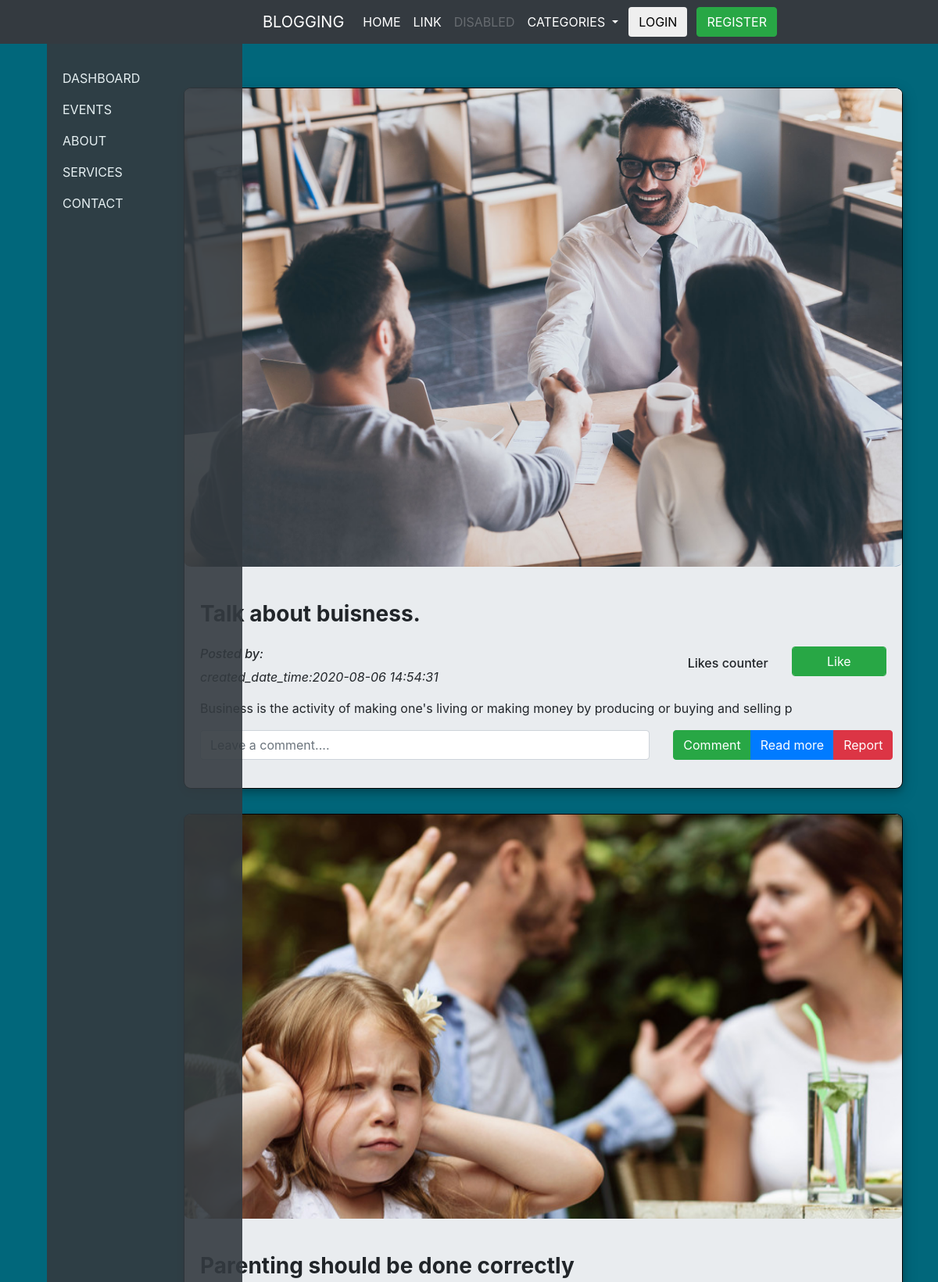
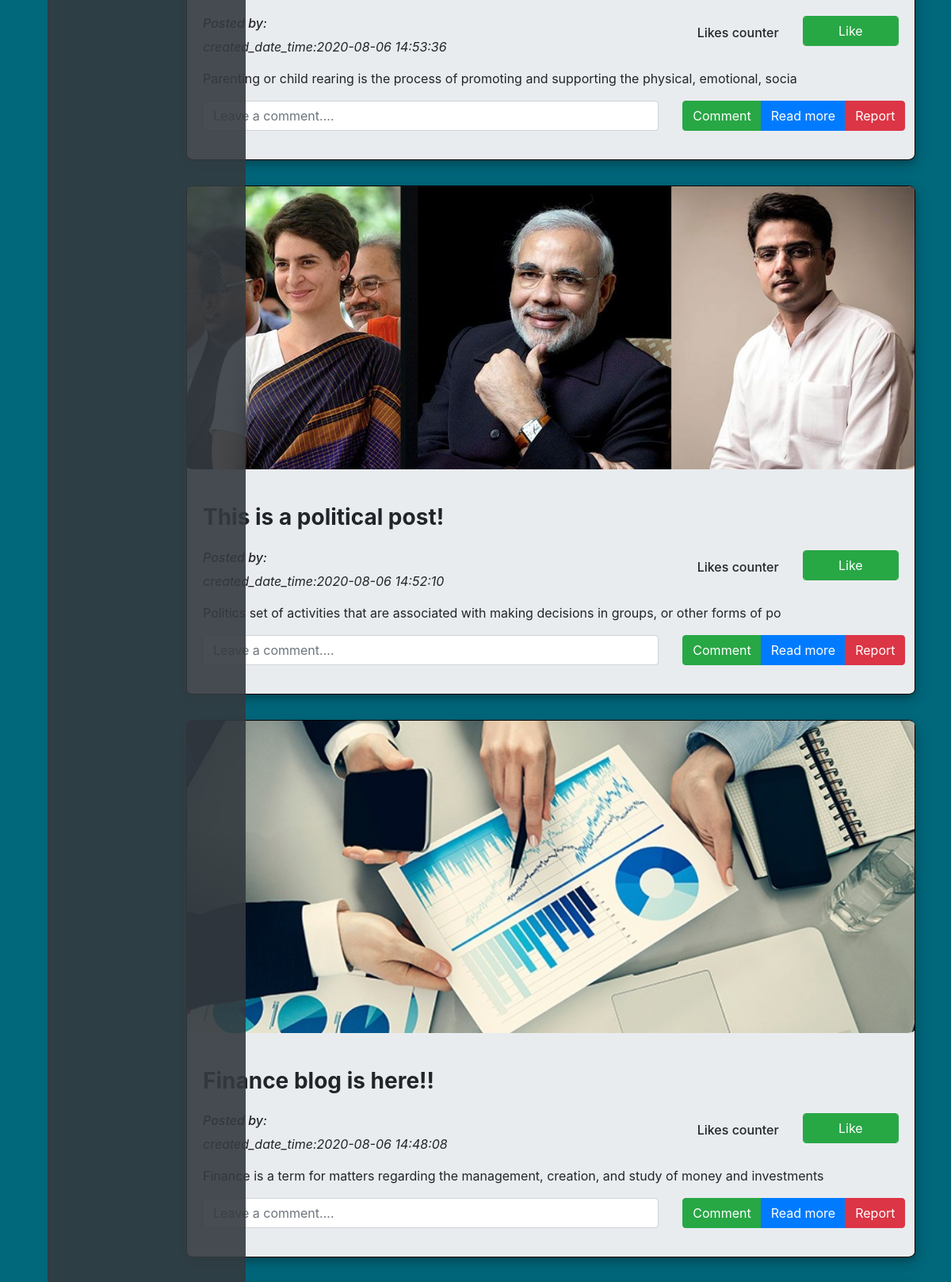
The page / (upper part) on the database its author committed (2 pictures, top to bottom).
### tables this page shows
CREATE TABLE `blogs` (
  `blog_id` int(11) NOT NULL,
  `blog_category` varchar(100) NOT NULL,
  `blog_title` varchar(50) NOT NULL,
  `blog_pic` varchar(200) NOT NULL,
  `blog_short_desc` varchar(100) NOT NULL,
  `blog_desc` varchar(5000) NOT NULL,
  `user_id` int(11) NOT NULL,
  `created_date_time` timestamp NOT NULL DEFAULT current_timestamp(),
  `modified_date_time` datetime NOT NULL,
  `deleted_date_time` datetime NOT NULL,
  `status` int(11) NOT NULL DEFAULT 0 COMMENT '0-shown,1-hidden,2-deleted'
);

### index.php (the view, shortened to what this page needs)
<!DOCTYPE html>
<html lang="en">
<head>
  <link rel="stylesheet" type="text/css" href="css/bootstrap.min.css">
  <link rel="stylesheet" type="text/css" href="style.css">
  <link rel="stylesheet" type="text/css" href="sidebar.css">
</head>
<body>
	<?php
	require 'header.php';
	?>
	<?php
	require 'sidebar.php';
	?>
  <section>
    <div class="container">
     <div class="row">
      <div class="col-md-2"></div>
      <div class="col-md-10">
        <?php
        require 'connect.php';
        $sql= $conn->prepare("SELECT * FROM blogs order by created_date_time DESC");
        $sql->execute();
        $sql->setFetchMode(PDO::FETCH_ASSOC);
        if($sql->rowCount()>0){
          foreach (($sql->fetchAll()) as $key => $row) {
           echo '<div class="jumbotron p-0 roundShadow" id="jumbotron">
           <div class="view overlay rounded-top">
           <img src="'.$row['blog_pic'].'" id="blog_image" class="img-fluid" alt="Blog image">
           </div>
           <div class="card-body text-left mb-3">
           <h3 class="card-title h3 my-4"><strong>'.$row['blog_title'].'</strong></h3>
           <div class="row">
           <div class="col-md-8">
           <h6><i>Posted by:</i></h6>
           <p><i>created_date_time:'.$row['created_date_time'].'</i></p>
           </div>
           <div class="col-md-4">
           <div class="row">
           <div class="col-md-6 text-right">
           <strong><h6 style="margin-top:10%;">Likes counter</h6></strong>
           </div>
           <div class="col-md-6">
           <button  type="button" class="btn btn-success form-control">Like</button>
           </div>
           </div>
           </div>
           </div>
           <p style="font-size:16px;text-align:left;">'.$row['blog_short_desc'].'</p>
           <div class="row">
           <div class="col-md-8 text-center">
           <input  class="form-control" type="" id="comment_text" name="" placeholder="Leave a comment....">
           </div>
           <div class="col-md-4 text-center">
           <div class="btn-group">
           <button type="button" class="btn btn-success" >Comment</button>
           <button type="button" class="btn btn-primary" data-toggle="modal" data-target="#'.$row['blog_id'].'">Read more</button>
           <button type="button" class="btn btn-danger" data-toggle="modal" data-target="#myModal">Report</button>
           </div>
           </div>
           </div>
<div class="modal fade right" id="'.$row['blog_id'].'" tabindex="-1" role="dialog" aria-labelledby="exampleModalPreviewLabel" aria-hidden="true">
               <img id="read_more_img" src="'.$row['blog_pic'].'">
              <h1 class="section-heading text-center wow fadeIn my-5 pt-3">'.$row['blog_title'].'</h1>
                <p class="text-center" style="margin-left:5%;margin-right:5%">'.$row['blog_desc'].'</p>
</div>
           </div>
           </div>';
         }
       }
       ?>
     </div>
   </div>
 </div>
</section>
</body>
</html>

### header.php (shortened to what this page needs)
<nav class="navbar navbar-expand-lg navbar-dark bg-dark">
  <a class="navbar-brand" style="margin-left: 320px" href="#">BLOGGING</a>
  <div class="collapse navbar-collapse" id="navbarSupportedContent">
    <ul class="navbar-nav mr-auto">
      <li class="nav-item active">
        <a class="nav-link" href="index.php">HOME <span class="sr-only">(current)</span></a>
      </li>
      <li class="nav-item active">
        <a class="nav-link" href="#">LINK</a>
      </li>
      <li class="nav-item">
        <a class="nav-link disabled" href="#" tabindex="-1" aria-disabled="true">DISABLED</a>
      </li>
      <li class="nav-item dropdown active">
        <a class="nav-link dropdown-toggle" href="#" id="navbarDropdown" role="button" data-toggle="dropdown" aria-haspopup="true" aria-expanded="false">
          CATEGORIES
        </a>
      </li>
    </ul>
    <form class="form-inline my-2 my-lg-0 form-navbar">
    <?php
               if (isset($_SESSION['user_name'])) {
echo '<h6 style="color:white;">  Hi '.$_SESSION["user_name"].' </h6> | <button class="btn btn-danger"><a href="logout.php" style="color:white">LOGOUT </a></button>';
               }
               else{
                echo '<button class="btn btn-outline-default"><a href="login.php" style="color:black">LOGIN </a></button>
      <button class="btn btn-success margin-left"><a href="register.php" style="color:white">REGISTER</a></button>';
               }
              ?>
    </form>
  </div>
</nav>

### sidebar.php (shortened to what this page needs)
<div id="wrapper" class="roundBorder">
    <div style="margin-left:-190px;" id="sidebar-wrapper" >
        <ul class="sidebar-nav">
           <br>
<?php
          if ($type_id=='0') {
            echo'           <li>
            <a style="color: white" href="#">DASHBOARD</a>
        </li>
        <li>
            <a style="color: white" href="blog_request.php">BLOG REQUEST</a>
        </li>
        <li>
            <a style="color: white" href="add_blogs.php">ADD BLOGS</a>
        </li>
        <li>
            <a style="color: white" href="view_blogs/view_blogs.php">YOUR BLOGS</a>
        </li>
        <li>
            <a style="color: white" href="#">EVENTS</a>
        </li>
        <li>
            <a style="color: white" href="#">ABOUT</a>
        </li>
        <li>
            <a style="color: white" href="#">SERVICES</a>
        </li>
        <li>
            <a style="color: white" href="#">CONTACT</a>
        </li>
    </ul>
</div>
<div id="page-content-wrapper">
    <div class="container-fluid">
        <div class="row">
            <div class="col-lg-12">
                <h1></h1>
                <p></p>
                <p></p>
            </div>
        </div>
    </div>
</div>
</div>
';
        }
        else{
            echo'           <li>
            <a style="color: white" href="#">DASHBOARD</a>
        </li>
        <li>
            <a style="color: white" href="#">EVENTS</a>
        </li>
        <li>
            <a style="color: white" href="#">ABOUT</a>
        </li>
        <li>
            <a style="color: white" href="#">SERVICES</a>
        </li>
        <li>
            <a style="color: white" href="#">CONTACT</a>
        </li>
    </ul>
</div>
<div id="page-content-wrapper">
    <div class="container-fluid">
        <div class="row">
            <div class="col-lg-12">
                <h1></h1>
                <p></p>
                <p></p>
            </div>
        </div>
    </div>
</div>
</div>
';
        }
        ?>

### style.css (style rules this page uses)
.margin-left { margin-left: 12px !important; }
.form-navbar { margin-right: 190px !important }
body { background-image: url('images/solid.png'); background-attachment: fixed ; background-repeat: no-repeat; background-size: cover; background-position: center; }
#blog_image { display: block; margin-left: auto; margin-right: auto; height: 100%%; width: 100%; object-fit: cover; border-radius: 1%; }
.roundBorder { border-radius: 2%; }
.roundShadow { border: 1px solid black; border-radius: 1%; box-shadow: 0 4px 8px 0 rgba(0, 0, 0, 0.2), 0 6px 20px 0 rgba(0, 0, 0, 0.19); }

### sidebar.css (style rules this page uses)
#wrapper { padding-left: 0; -webkit-transition: all 0.5s ease; -moz-transition: all 0.5s ease; -o-transition: all 0.5s ease; transition: all 0.5s ease; }
#sidebar-wrapper { z-index: 1000; position: fixed; opacity: 0.9; left: 250px; width: 0; height: 85%; overflow-y: auto; background: #343a40; -webkit-transition: all 0.5s ease; -moz-transition: all 0.5s ease; -o-transition: all 0.5s ease; transition: all 0.5s ease; }
#page-content-wrapper { width: 100%; position: absolute; padding: 15px; }
.sidebar-nav { position: absolute; top: 0; width: 250px; margin: 0; padding: 0; list-style: none; }
.sidebar-nav li { text-indent: 20px; line-height: 40px; }
.sidebar-nav li a { display: block; text-decoration: none; color: #999999; }
@media (min-width:768px) { #wrapper { padding-left: 250px; } }
@media (min-width:768px) { #sidebar-wrapper { width: 250px; } }
@media (min-width:768px) { #page-content-wrapper { padding: 20px; position: relative; } }

### rows shown on the page
blogs: blog_pic (picture), blog_title "Talk about buisness.", created_date_time "2020-08-06 14:54:31", blog_short_desc "Business is the activity of making one's living or making money by producing or buying and selling p"
blogs: blog_pic (picture), blog_title "Parenting should be done correctly", created_date_time "2020-08-06 14:53:36", blog_short_desc "Parenting or child rearing is the process of promoting and supporting the physical, emotional, socia"
blogs: blog_pic (picture), blog_title "This is a political post!", created_date_time "2020-08-06 14:52:10", blog_short_desc "Politics set of activities that are associated with making decisions in groups, or other forms of po"
blogs: blog_pic (picture), blog_title "Finance blog is here!!", created_date_time "2020-08-06 14:48:08", blog_short_desc "Finance is a term for matters regarding the management, creation, and study of money and investments"
